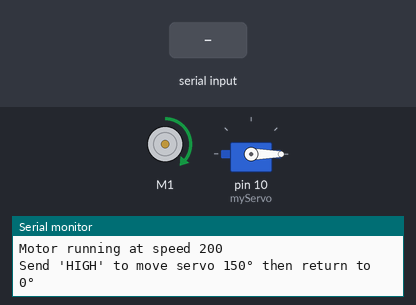
Recording of a sketch running on a simulated Arduino Uno, built with avr-gcc and run on an emulated ATmega328P. Shown: DC motor (green arrow = forward, orange = backward, longer = faster), servo, the last lines printed to the serial monitor. The test bench sets the inputs (shaded band).

Above: at 1.2 s.
1.3 s: "HIGH\n" received over Serial
At 2.4 s:
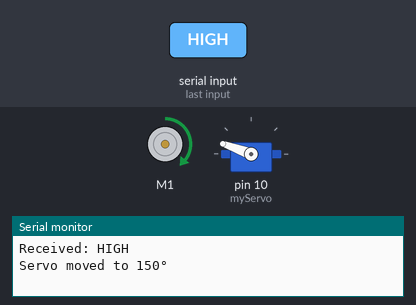
4.0 s: "1\n" received over Serial
Timing chart, 0 to 7.0 s (numbered marks = the images above; inputs shaded):
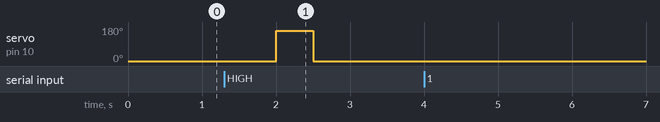

Measured:
- after the input at 1.3 s, servo on pin 10 (myServo): 0° → 160° after 0.71 s, → 0° 0.50 s later

The sketch:

arduino_code.ino
```cpp
#include <AFMotor.h>
#include <Servo.h>

// Create motor and servo objects
AF_DCMotor motor1(1);  // Motor 1 on M1 terminal
Servo myServo;         // Servo on SERVO1 (pin 10)

// Serial communication variables
String receivedMessage = "";
bool messageComplete = false;

void setup() {
  Serial.begin(9600);

  // Initialize motor
  motor1.setSpeed(83);   // Speed (0–255)
  motor1.run(FORWARD);    // Run forward

  // Attach servo
  myServo.attach(10);     // SERVO1 on D10
  myServo.write(0);       // Start at 0°

  Serial.println("Adafruit L293D Motor Shield Ready");
  Serial.println("Motor running at speed 200");
  Serial.println("Send 'HIGH' to move servo 150° then return to 0°");
}

void loop() {
  // Read serial data
  if (Serial.available() > 0) {
    char incomingChar = Serial.read();

    if (incomingChar == '\n' || incomingChar == '\r') {
      if (receivedMessage.length() > 0) {
        messageComplete = true;
      }
    } else {
      receivedMessage += incomingChar;
    }
  }

  // Process when message complete
  if (messageComplete) {
    processMessage(receivedMessage);
    receivedMessage = "";
    messageComplete = false;
  }
}

void processMessage(String message) {
  message.trim();
  message.toUpperCase();

  Serial.print("Received: ");
  Serial.println(message);

  if (message == "HIGH") {
    delay(700);
    myServo.write(160);
    Serial.println("Servo moved to 150°");
    delay(500);  // Wait for 1 second at 150°
    myServo.write(0);
    Serial.println("Servo returned to 0°");
  }
  else {
    Serial.println("Unknown command. Use 'HIGH'");
  }

  delay(300);
}
```
